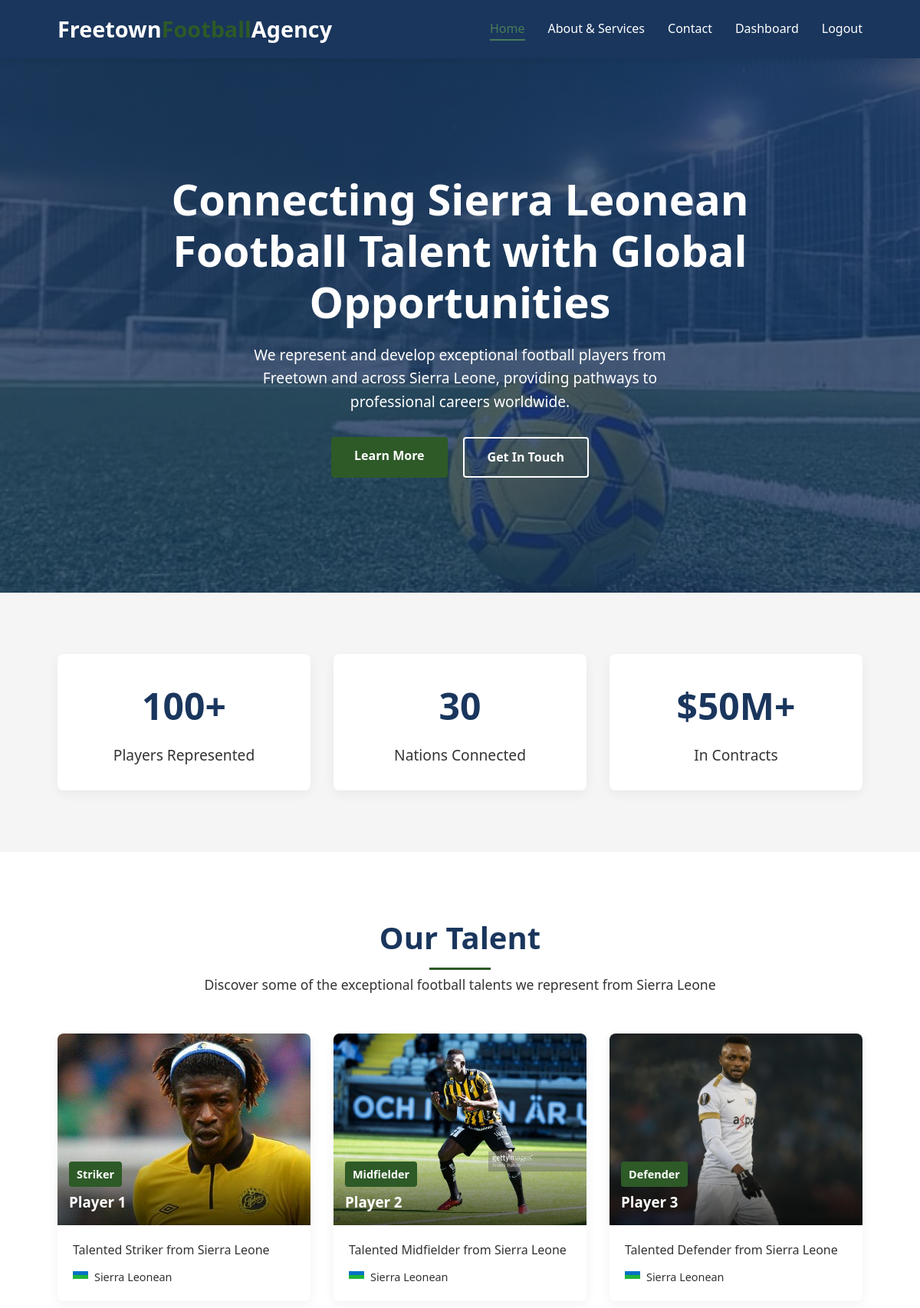
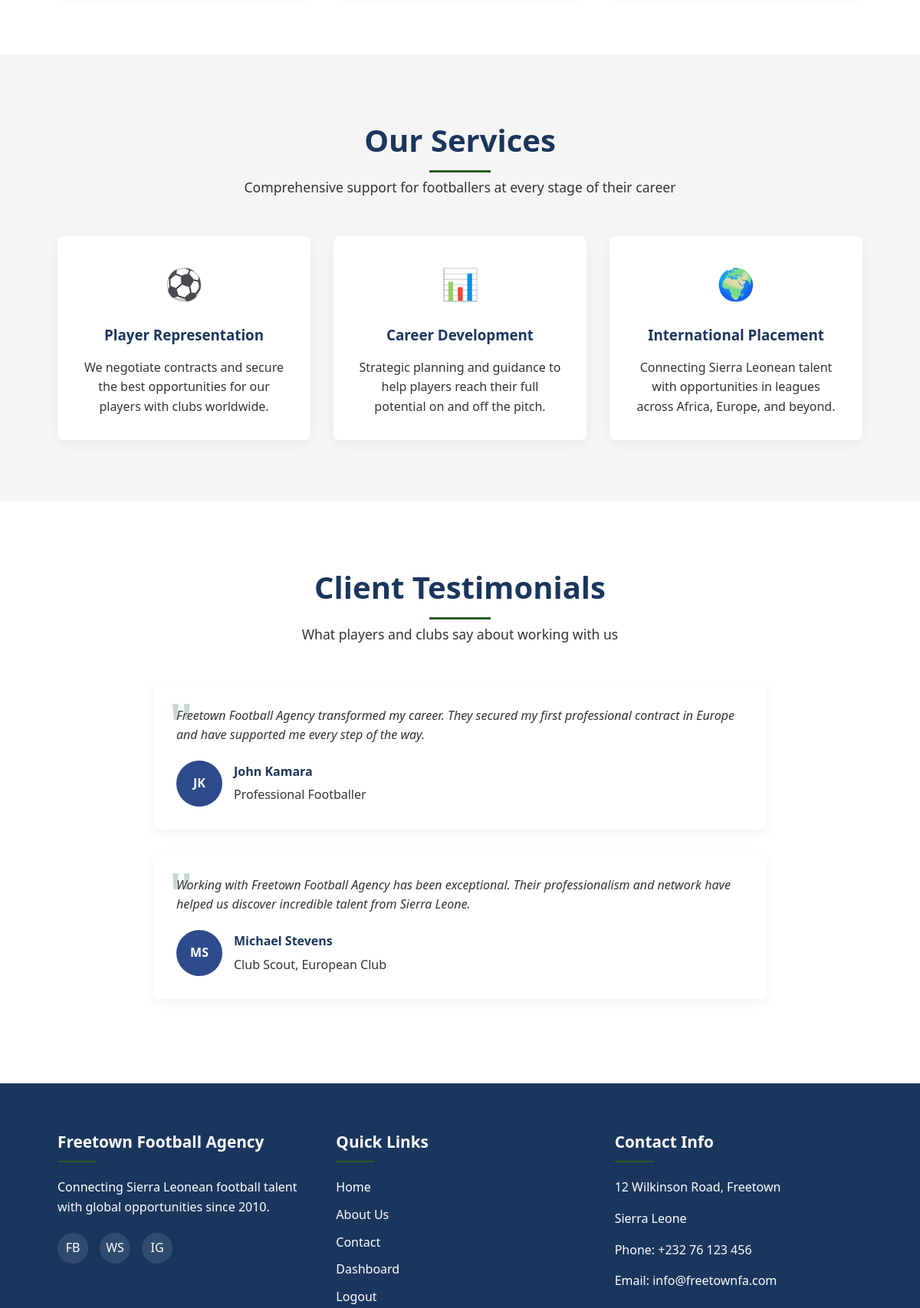
The page / (signed in, upper part) on the database its author committed (2 pictures, top to bottom).
### tables this page shows
CREATE TABLE `players` (
  `id` int(11) NOT NULL,
  `user_id` int(11) NOT NULL,
  `position` varchar(50) DEFAULT NULL,
  `nationality` varchar(50) DEFAULT NULL,
  `age` int(3) DEFAULT NULL,
  `height` varchar(10) DEFAULT NULL,
  `weight` varchar(10) DEFAULT NULL,
  `preferred_foot` enum('left','right','both') DEFAULT NULL,
  `current_club` varchar(100) DEFAULT NULL,
  `previous_clubs` text DEFAULT NULL,
  `achievements` text DEFAULT NULL,
  `video_url` varchar(255) DEFAULT NULL
);

### index.php (the view, shortened to what this page needs)
<?php
$conn = getConnection();
$players = [];
$sql = "SELECT * FROM players LIMIT 3";
$result = $conn->query($sql);
if ($result && $result->num_rows > 0) {
    while ($row = $result->fetch_assoc()) {
        $player = [
            'image_url' => 'images/Hero1.jpeg',
            'position' => $row['position'] ?? 'Footballer',
            'name' => 'Player ' . $row['id'],
            'description' => 'Talented ' . ($row['position'] ?? 'player') . ' from Sierra Leone',
            'nationality' => $row['nationality'] ?? 'Sierra Leonean'
        ];
        $players[] = $player;
    }
}
include 'includes/header.php';
?>
<!DOCTYPE html>
<html lang="en">
<head>
    <link rel="stylesheet" href="css/style.css">
</head>
<body>
    <section class="hero">
        <div class="container hero-content">
            <h1>Connecting Sierra Leonean Football Talent with Global Opportunities</h1>
            <p>We represent and develop exceptional football players from Freetown and across Sierra Leone, providing pathways to professional careers worldwide.</p>
            <div class="hero-btns">
                <a href="about.php" class="btn">Learn More</a>
                <a href="contact.php" class="btn btn-outline">Get In Touch</a>
            </div>
        </div>
    </section>
    <section class="stats">
        <div class="container">
            <div class="stats-container">
                <div class="stat-item">
                    <div class="stat-number">100+</div>
                    <div class="stat-text">Players Represented</div>
                </div>
                <div class="stat-item">
                    <div class="stat-number">30</div>
                    <div class="stat-text">Nations Connected</div>
                </div>
                <div class="stat-item">
                    <div class="stat-number">$50M+</div>
                    <div class="stat-text">In Contracts</div>
                </div>
            </div>
        </div>
    </section>
<section class="talent">
    <div class="container">
        <div class="section-title">
            <h2>Our Talent</h2>
            <p>Discover some of the exceptional football talents we represent from Sierra Leone</p>
        </div>
        <div class="talent-grid">
            <?php if (!empty($players)): ?>
                <?php
                $player_count = 1;
                foreach ($players as $player):
                ?>
                <div class="talent-card">
                    <div class="talent-img" style="background-image: url('<?php echo "images/player" . $player_count . ".jpeg"; ?>')">
                        <div class="talent-overlay">
                            <div class="talent-position"><?php echo htmlspecialchars($player['position']); ?></div>
                            <h3><?php echo htmlspecialchars($player['name']); ?></h3>
                        </div>
                    </div>
                    <div class="talent-content">
                        <p><?php echo htmlspecialchars($player['description']); ?></p>
                        <div class="talent-nationality">
                            <div class="flag"></div>
                            <span><?php echo htmlspecialchars($player['nationality']); ?></span>
                        </div>
                    </div>
                </div>
                <?php
                $player_count++;
                endforeach;
                ?>
            <?php else: ?>
                <p>No players to display at the moment.</p>
            <?php endif; ?>
        </div>
    </div>
</section>
    <section class="services">
        <div class="container">
            <div class="section-title">
                <h2>Our Services</h2>
                <p>Comprehensive support for footballers at every stage of their career</p>
            </div>
            <div class="services-grid">
                <div class="service-card">
                    <div class="service-icon">⚽</div>
                    <h3>Player Representation</h3>
                    <p>We negotiate contracts and secure the best opportunities for our players with clubs worldwide.</p>
                </div>
                <div class="service-card">
                    <div class="service-icon">📊</div>
                    <h3>Career Development</h3>
                    <p>Strategic planning and guidance to help players reach their full potential on and off the pitch.</p>
                </div>
                <div class="service-card">
                    <div class="service-icon">🌍</div>
                    <h3>International Placement</h3>
                    <p>Connecting Sierra Leonean talent with opportunities in leagues across Africa, Europe, and beyond.</p>
                </div>
            </div>
        </div>
    </section>
    <section class="testimonials">
        <div class="container">
            <div class="section-title">
                <h2>Client Testimonials</h2>
                <p>What players and clubs say about working with us</p>
            </div>
            <div class="testimonials-container">
                <div class="testimonial">
                    <p class="testimonial-text">Freetown Football Agency transformed my career. They secured my first professional contract in Europe and have supported me every step of the way.</p>
                    <div class="testimonial-author">
                        <div class="author-img">JK</div>
                        <div class="author-info">
                            <h4>John Kamara</h4>
                            <p>Professional Footballer</p>
                        </div>
                    </div>
                </div>
                <div class="testimonial">
                    <p class="testimonial-text">Working with Freetown Football Agency has been exceptional. Their professionalism and network have helped us discover incredible talent from Sierra Leone.</p>
                    <div class="testimonial-author">
                        <div class="author-img">MS</div>
                        <div class="author-info">
                            <h4>Michael Stevens</h4>
                            <p>Club Scout, European Club</p>
                        </div>
                    </div>
                </div>
            </div>
        </div>
    </section>
<?php
include 'includes/footer.php';
?>
</body>
</html>

### rows shown on the page
players: shows a picture, position "Striker", name "Player 1", description "Talented Striker from Sierra Leone", nationality "Sierra Leonean"
players: shows a picture, position "Midfielder", name "Player 2", description "Talented Midfielder from Sierra Leone", nationality "Sierra Leonean"
players: shows a picture, position "Defender", name "Player 3", description "Talented Defender from Sierra Leone", nationality "Sierra Leonean"
